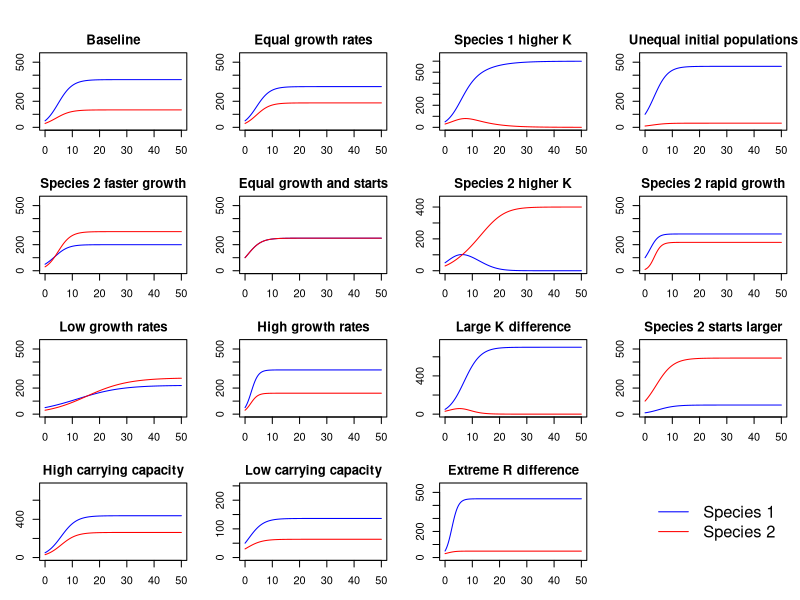
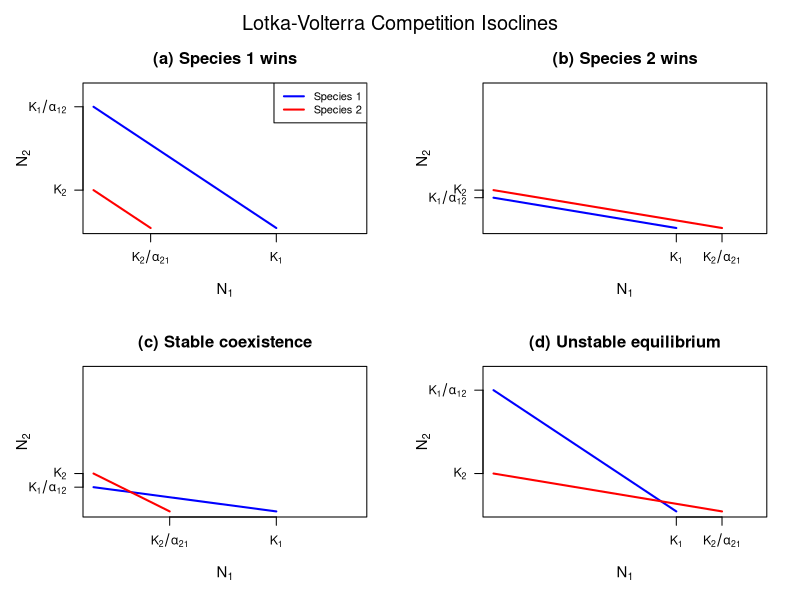
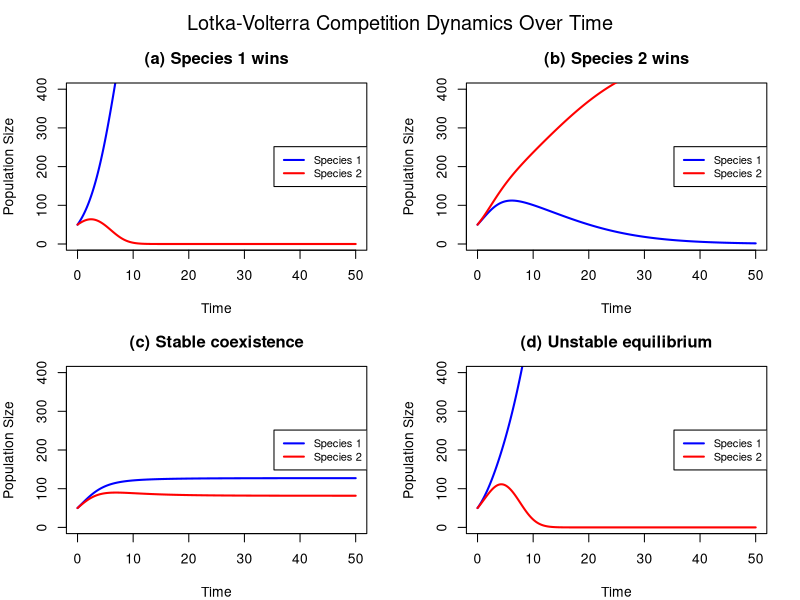

Reproduce these figures in R, in order.
## ---- chunk 1
knitr::opts_chunk$set(echo = TRUE)
## ---- chunk 2
# intrinsic growth factors
growth_rate_1 <- 0.4
growth_rate_2 <- 0.3

# Carrying capacity
carry_cap <- 500

# Initial population sizes
init_pop_1 <- 50
init_pop_2 <- 30

# Time resolution
t_res <- 0.05

# Array of time units from t = 0 -> t = 50
t_vec <- seq(from=0, to=50, by=t_res)
## ---- chunk 3
N <- function(dt, t, r1, r2, k1, k2, n0_1, n0_2) {
  
  # initialize vectors
  rows <- length(t)
  n1_vec <- rep(0, rows)
  n1_vec[1] <- n0_1
  n2_vec <- rep(0, rows)
  n2_vec[1] <- n0_2
  
  # calculate n1 and n2
  for (i in 2:rows) {
    n1_prev <- n1_vec[i-1]
    n2_prev <- n2_vec[i-1]
    n1_p_n2 <- n1_prev + n2_prev
    n1_vec[i] <- n1_prev + dt * r1 * n1_prev * (1 - n1_p_n2/k1)
    n2_vec[i] <- n2_prev + dt * r2 * n2_prev * (1 - n1_p_n2/k2)
  }
  
  # output as df
  df <- data.frame(Time = t, N1 = n1_vec, N2 = n2_vec)
  return(df)
}

## ---- chunk 4
# Exploration: Effect of changing parameters
par(mfrow = c(4, 4), mar = c(3, 3, 2, 1), oma = c(0, 0, 2, 0))  # Adjust margins
# 1. Baseline parameters
res1 <- N(t_res, t_vec, 0.4, 0.3, 500, 500, 50, 30)
plot(res1$Time, res1$N1, type = "l", col = "blue", ylim = c(0, 550),
  ylab = "Population", xlab = "Time", main = "Baseline")
lines(res1$Time, res1$N2, col = "red")

# 2. Equal growth rates
res2 <- N(t_res, t_vec, 0.4, 0.4, 500, 500, 50, 30)
plot(res2$Time, res2$N1, type = "l", col = "blue", ylim = c(0, 550),
  ylab = "Population", xlab = "Time", main = "Equal growth rates")
lines(res2$Time, res2$N2, col = "red")

# 3. Species 1 higher K
res3 <- N(t_res, t_vec, 0.4, 0.3, 600, 400, 50, 30)
plot(res3$Time, res3$N1, type = "l", col = "blue", ylim = c(0, 650),
  ylab = "Population", xlab = "Time", main = "Species 1 higher K")
lines(res3$Time, res3$N2, col = "red")

# 4. Unequal starting populations
res4 <- N(t_res, t_vec, 0.4, 0.3, 500, 500, 100, 10)
plot(res4$Time, res4$N1, type = "l", col = "blue", ylim = c(0, 550),
  ylab = "Population", xlab = "Time", main = "Unequal initial populations")
lines(res4$Time, res4$N2, col = "red")

# 5. Species 2 higher growth rate
res5 <- N(t_res, t_vec, 0.3, 0.5, 500, 500, 50, 30)
plot(res5$Time, res5$N1, type = "l", col = "blue", ylim = c(0, 550),
  ylab = "Population", xlab = "Time", main = "Species 2 faster growth")
lines(res5$Time, res5$N2, col = "red")

# 6. Equal growth and equal starts
res6 <- N(t_res, t_vec, 0.4, 0.4, 500, 500, 100, 100)
plot(res6$Time, res6$N1, type = "l", col = "blue", ylim = c(0, 550),
  ylab = "Population", xlab = "Time", main = "Equal growth and starts")
lines(res6$Time, res6$N2, col = "red")

# 7. Species 2 higher K
res7 <- N(t_res, t_vec, 0.4, 0.3, 200, 400, 50, 30)
plot(res7$Time, res7$N1, type = "l", col = "blue", ylim = c(0, 450),
  ylab = "Population", xlab = "Time", main = "Species 2 higher K")
lines(res7$Time, res7$N2, col = "red")

# 8. Species 2 much faster growth
res8 <- N(t_res, t_vec, 0.4, 1.2, 500, 500, 100, 10)
plot(res8$Time, res8$N1, type = "l", col = "blue", ylim = c(0, 550),
  ylab = "Population", xlab = "Time", main = "Species 2 rapid growth")
lines(res8$Time, res8$N2, col = "red")

# 9. Low growth rates
res9 <- N(t_res, t_vec, 0.1, 0.15, 500, 500, 50, 30)
plot(res9$Time, res9$N1, type = "l", col = "blue", ylim = c(0, 550),
  ylab = "Population", xlab = "Time", main = "Low growth rates")
lines(res9$Time, res9$N2, col = "red")

# 10. High growth rates
res10 <- N(t_res, t_vec, 0.8, 0.7, 500, 500, 50, 30)
plot(res10$Time, res10$N1, type = "l", col = "blue", ylim = c(0, 550),
  ylab = "Population", xlab = "Time", main = "High growth rates")
lines(res10$Time, res10$N2, col = "red")

# 11. Very different K values
res11 <- N(t_res, t_vec, 0.4, 0.3, 700, 300, 50, 30)
plot(res11$Time, res11$N1, type = "l", col = "blue", ylim = c(0, 750),
  ylab = "Population", xlab = "Time", main = "Large K difference")
lines(res11$Time, res11$N2, col = "red")

# 12. Reversed initial populations
res12 <- N(t_res, t_vec, 0.4, 0.3, 500, 500, 10, 100)
plot(res12$Time, res12$N1, type = "l", col = "blue", ylim = c(0, 550),
  ylab = "Population", xlab = "Time", main = "Species 2 starts larger")
lines(res12$Time, res12$N2, col = "red")

# 13. Moderate growth, high K
res13 <- N(t_res, t_vec, 0.35, 0.35, 700, 700, 50, 30)
plot(res13$Time, res13$N1, type = "l", col = "blue", ylim = c(0, 750),
  ylab = "Population", xlab = "Time", main = "High carrying capacity")
lines(res13$Time, res13$N2, col = "red")

# 14. Low K values
res14 <- N(t_res, t_vec, 0.4, 0.3, 200, 200, 50, 30)
plot(res14$Time, res14$N1, type = "l", col = "blue", ylim = c(0, 250),
  ylab = "Population", xlab = "Time", main = "Low carrying capacity")
lines(res14$Time, res14$N2, col = "red")

# 15. Extreme growth difference
res15 <- N(t_res, t_vec, 0.9, 0.2, 500, 500, 50, 30)
plot(res15$Time, res15$N1, type = "l", col = "blue", ylim = c(0, 550),
  ylab = "Population", xlab = "Time", main = "Extreme R difference")
lines(res15$Time, res15$N2, col = "red")

# 16. Legend plot (empty with just legend)
plot.new()
legend("center", legend = c("Species 1", "Species 2"), 
  col = c("blue", "red"), lty = 1, cex = 1.5, bty = "n")

par(mfrow = c(1, 1))  # Reset to single plot
## ---- chunk 5
N_asym <- function(dt, t, r1, r2, k1, k2, n0_1, n0_2, alpha_1, alpha_2) {
  
  # initialize vectors
  rows <- length(t)
  n1_vec <- rep(0, rows)
  n1_vec[1] <- n0_1
  n2_vec <- rep(0, rows)
  n2_vec[1] <- n0_2
  
  # calculate n1 and n2
  for (i in 2:rows) {
    n1_prev <- n1_vec[i-1]
    n2_prev <- n2_vec[i-1]
    n1_vec[i] <- n1_prev + dt * r1 * n1_prev * ((k1 - (alpha_1 * n1_prev + n2_prev))/k1)
    n2_vec[i] <- n2_prev + dt * r2 * n2_prev * ((k2 - (n1_prev + alpha_2 * n2_prev))/k2)
  }
  
  # output as df
  df <- data.frame(Time = t, N1 = n1_vec, N2 = n2_vec)
  return(df)
}
## ---- chunk 6
# set carrying capacities
k1 <- 400
k2 <- 250

# set competitive exclusion parameters to match the four scenarios
# Scenario A: Species 1 wins (K1 > K2/α21 AND K1/α12 > K2)
alpha_1a <- 0.5
alpha_2a <- 2

# Scenario B: Species 2 wins (K2 > K1/α12 AND K2/α21 > K1)
alpha_1b <- 2
alpha_2b <- 0.5

# Scenario C: Stable coexistence (K1 > K2/α21 AND K2 > K1/α12)
alpha_1c <- 2.5
alpha_2c <- 1.5

# Scenario D: Unstable equilibrium (K1/α12 > K2 AND K2/α21 > K1)
alpha_1d <- 0.5
alpha_2d <- 0.5

# Set consistent axis limits
xlim <- c(0, max(k1, k2/alpha_2a, k2/alpha_2b, k2/alpha_2c, k2/alpha_2d) * 1.15)
ylim <- c(0, max(k2, k1/alpha_1a, k1/alpha_1b, k1/alpha_1c, k1/alpha_1d) * 1.15)

par(mfrow = c(2, 2), mar = c(5, 5, 3, 2), oma = c(0, 0, 2, 0))

# Scenario A - Species 1 wins
plot(c(k1, 0), c(0, k1/alpha_1a), type = "l", col = "blue", lwd = 2,
  xlim = xlim, ylim = ylim, xlab = "", ylab = "", main = "(a) Species 1 wins",
  xaxt = "n", yaxt = "n")
lines(c(0, k2/alpha_2a), c(k2, 0), col = "red", lwd = 2)
axis(1, at = c(k2/alpha_2a, k1), labels = c(expression(K[2]/alpha[21]), expression(K[1])), 
  las = 1, cex.axis = 0.9)
axis(2, at = c(k2, k1/alpha_1a), labels = c(expression(K[2]), expression(K[1]/alpha[12])), 
  las = 2, cex.axis = 0.9)
mtext(expression(N[1]), side = 1, line = 3, cex = 0.9)
mtext(expression(N[2]), side = 2, line = 3, cex = 0.9)
legend("topright", legend = c("Species 1", "Species 2"), col = c("blue", "red"), lwd = 2, cex = 0.8)

# Scenario B - Species 2 wins
plot(c(k1, 0), c(0, k1/alpha_1b), type = "l", col = "blue", lwd = 2,
  xlim = xlim, ylim = ylim, xlab = "", ylab = "", main = "(b) Species 2 wins",
  xaxt = "n", yaxt = "n")
lines(c(0, k2/alpha_2b), c(k2, 0), col = "red", lwd = 2)
axis(1, at = c(k1, k2/alpha_2b), labels = c(expression(K[1]), expression(K[2]/alpha[21])), 
  las = 1, cex.axis = 0.9)
axis(2, at = c(k1/alpha_1b, k2), labels = c(expression(K[1]/alpha[12]), expression(K[2])), 
  las = 2, cex.axis = 0.9)
mtext(expression(N[1]), side = 1, line = 3, cex = 0.9)
mtext(expression(N[2]), side = 2, line = 3, cex = 0.9)

# Scenario C - Stable coexistence
plot(c(k1, 0), c(0, k1/alpha_1c), type = "l", col = "blue", lwd = 2,
  xlim = xlim, ylim = ylim, xlab = "", ylab = "", main = "(c) Stable coexistence",
  xaxt = "n", yaxt = "n")
lines(c(0, k2/alpha_2c), c(k2, 0), col = "red", lwd = 2)
axis(1, at = c(k2/alpha_2c, k1), labels = c(expression(K[2]/alpha[21]), expression(K[1])), 
  las = 1, cex.axis = 0.9)
axis(2, at = c(k1/alpha_1c, k2), labels = c(expression(K[1]/alpha[12]), expression(K[2])), 
  las = 2, cex.axis = 0.9)
mtext(expression(N[1]), side = 1, line = 3, cex = 0.9)
mtext(expression(N[2]), side = 2, line = 3, cex = 0.9)

# Scenario D - Unstable equilibrium
plot(c(k1, 0), c(0, k1/alpha_1d), type = "l", col = "blue", lwd = 2,
  xlim = xlim, ylim = ylim, xlab = "", ylab = "", main = "(d) Unstable equilibrium",
  xaxt = "n", yaxt = "n")
lines(c(0, k2/alpha_2d), c(k2, 0), col = "red", lwd = 2)
axis(1, at = c(k1, k2/alpha_2d), labels = c(expression(K[1]), expression(K[2]/alpha[21])), 
  las = 1, cex.axis = 0.9)
axis(2, at = c(k2, k1/alpha_1d), labels = c(expression(K[2]), expression(K[1]/alpha[12])), 
  las = 2, cex.axis = 0.9)
mtext(expression(N[1]), side = 1, line = 3, cex = 0.9)
mtext(expression(N[2]), side = 2, line = 3, cex = 0.9)

mtext("Lotka-Volterra Competition Isoclines", outer = TRUE, cex = 1.2)
## ---- chunk 7
dt <- 0.05
t <- seq(0, 50, by = dt)
r1 <- 0.5
r2 <- 0.5
n0_1 <- 50
n0_2 <- 50

# Carrying capacities
k1 <- 400
k2 <- 250

# Competition coefficients for each scenario
alpha_1a <- 0.5
alpha_2a <- 2

alpha_1b <- 2
alpha_2b <- 0.5

alpha_1c <- 2.5
alpha_2c <- 1.5

alpha_1d <- 0.5
alpha_2d <- 0.5

# Run simulations for each scenario
df_a <- N_asym(dt, t, r1, r2, k1, k2, n0_1, n0_2, alpha_1a, alpha_2a)
df_b <- N_asym(dt, t, r1, r2, k1, k2, n0_1, n0_2, alpha_1b, alpha_2b)
df_c <- N_asym(dt, t, r1, r2, k1, k2, n0_1, n0_2, alpha_1c, alpha_2c)
df_d <- N_asym(dt, t, r1, r2, k1, k2, n0_1, n0_2, alpha_1d, alpha_2d)

# Create 2x2 plot layout
par(mfrow = c(2, 2), mar = c(4, 4, 3, 2), oma = c(0, 0, 2, 0))

# Plot (a): Species 1 wins
plot(df_a$Time, df_a$N1, type = "l", col = "blue", lwd = 2, ylim = c(0, max(k1, k2)),
  xlab = "Time", ylab = "Population Size", main = "(a) Species 1 wins")
lines(df_a$Time, df_a$N2, col = "red", lwd = 2)
legend("right", legend = c("Species 1", "Species 2"), col = c("blue", "red"), 
  lwd = 2, cex = 0.8)

# Plot (b): Species 2 wins
plot(df_b$Time, df_b$N1, type = "l", col = "blue", lwd = 2, ylim = c(0, max(k1, k2)),
  xlab = "Time", ylab = "Population Size", main = "(b) Species 2 wins")
lines(df_b$Time, df_b$N2, col = "red", lwd = 2)
legend("right", legend = c("Species 1", "Species 2"), col = c("blue", "red"), 
  lwd = 2, cex = 0.8)

# Plot (c): Stable coexistence
plot(df_c$Time, df_c$N1, type = "l", col = "blue", lwd = 2, ylim = c(0, max(k1, k2)),
  xlab = "Time", ylab = "Population Size", main = "(c) Stable coexistence")
lines(df_c$Time, df_c$N2, col = "red", lwd = 2)
legend("right", legend = c("Species 1", "Species 2"), col = c("blue", "red"), 
  lwd = 2, cex = 0.8)

# Plot (d): Unstable equilibrium
plot(df_d$Time, df_d$N1, type = "l", col = "blue", lwd = 2, ylim = c(0, max(k1, k2)),
  xlab = "Time", ylab = "Population Size", main = "(d) Unstable equilibrium")
lines(df_d$Time, df_d$N2, col = "red", lwd = 2)
legend("right", legend = c("Species 1", "Species 2"), col = c("blue", "red"), 
  lwd = 2, cex = 0.8)

mtext("Lotka-Volterra Competition Dynamics Over Time", outer = TRUE, cex = 1.2)
